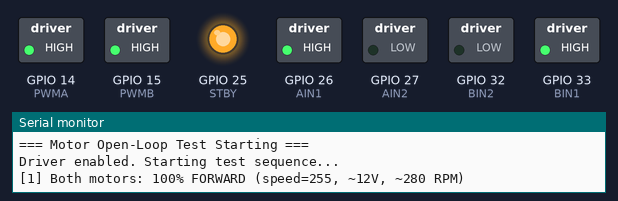
The program below on a simulated ESP32. Parts: switched loads named in the program (green lamp = pin HIGH), output pins drawn as LEDs (lit = HIGH), the last lines printed to the serial monitor.

Above: at 0.1 s.
At 5.1 s:
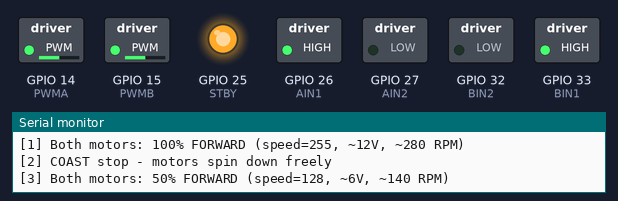
At 9.1 s:
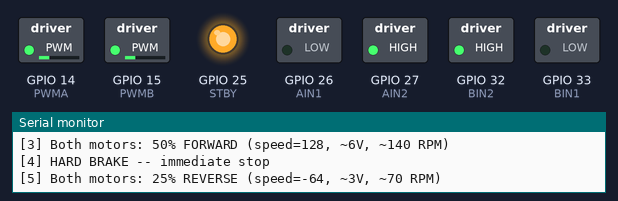
At 16.14 s:
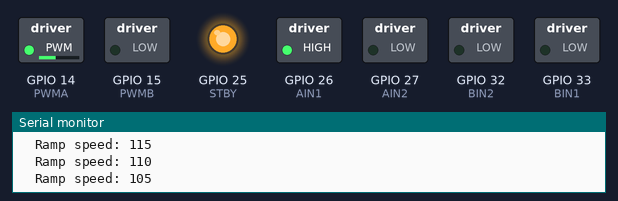
At 23.3 s:
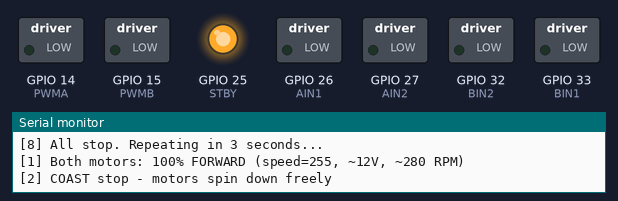
At 37.5 s:
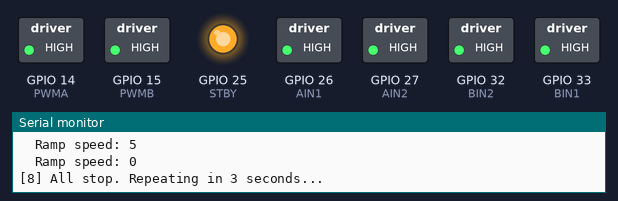
Timing chart, 0 to 39.0 s (numbered marks = the images above):
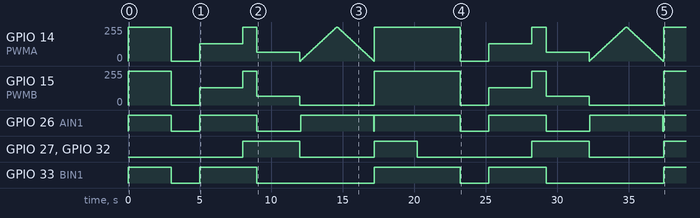

Measured:
- by itself, GPIO 26 (AIN1): LOW → HIGH at 0.01 s, → LOW 3.0 s later, → HIGH 2.0 s later, → LOW 4.0 s later, … (13 changes in this stretch)
- by itself, GPIO 27 (AIN2), GPIO 32 (BIN2): goes HIGH 4.0 s, LOW 5.2 s, HIGH 3.0 s, LOW 8.0 s, HIGH 4.0 s, LOW 5.2 s, then HIGH
- by itself, GPIO 33 (BIN1): LOW → HIGH at 0.01 s, → LOW 3.0 s later, → HIGH 2.0 s later, → LOW 4.0 s later, … (9 changes in this stretch)
- by itself, GPIO 15 (PWMB): 0/255 → 255/255 at 0.01 s, → 0/255 3.0 s later, → 128/255 2.0 s later, → 255/255 3.0 s later, … (13 changes in this stretch)
- by itself, GPIO 14 (PWMA): 0/255 → 255/255 at 0.01 s, → 0/255 3.0 s later, → 128/255 2.0 s later, → 255/255 3.0 s later, … (217 changes in this stretch)

The program:

main.cpp
```cpp
#include <Arduino.h>

// ═══════════════════════════════════════════════════════════════
// OPEN-LOOP DC MOTOR SPEED CONTROL
// Hardware: ESP32 DevKit C V2 + Pololu TB6612FNG + GA23-370 12V 280RPM
// ═══════════════════════════════════════════════════════════════

// ── Pin definitions ─────────────────────────────────────────────
#define STBY  25   // TB6612FNG Standby — HIGH = driver enabled
#define AIN1  26   // Motor A direction bit 1
#define AIN2  27   // Motor A direction bit 2
#define PWMA  14   // Motor A PWM speed signal
#define BIN1  33   // Motor B direction bit 1
#define BIN2  32   // Motor B direction bit 2
#define PWMB  15   // Motor B PWM speed signal

// ── PWM configuration ───────────────────────────────────────────
#define PWM_FREQ  20000  // 20 kHz — above human hearing, quiet operation
#define PWM_RES   8      // 8-bit → duty values 0 (0%) to 255 (100%)
#define CH_A      0      // LEDC hardware channel 0 → Motor A
#define CH_B      1      // LEDC hardware channel 1 → Motor B

// ── setup() runs ONCE on power-on or reset ──────────────────────
void setup() {
  Serial.begin(115200);
  Serial.println("=== Motor Open-Loop Test Starting ===");

  // Configure direction and standby pins as digital outputs
  // This ensures the physical pin is driven, not just the internal register
  pinMode(STBY, OUTPUT);
  pinMode(AIN1, OUTPUT);
  pinMode(AIN2, OUTPUT);
  pinMode(BIN1, OUTPUT);
  pinMode(BIN2, OUTPUT);
  pinMode(PWMA, OUTPUT);
  pinMode(PWMB, OUTPUT);

  // Initialise PWM channels (ESP32 Arduino v2.x API)
  ledcSetup(CH_A, PWM_FREQ, PWM_RES);  // Channel 0: 20kHz, 8-bit
  ledcSetup(CH_B, PWM_FREQ, PWM_RES);  // Channel 1: 20kHz, 8-bit
  ledcAttachPin(PWMA, CH_A);           // GPIO14 → Channel 0
  ledcAttachPin(PWMB, CH_B);           // GPIO15 → Channel 1

  // Enable the TB6612FNG driver
  // If STBY is LOW, no motor will move regardless of other signals
  digitalWrite(STBY, HIGH);

  Serial.println("Driver enabled. Starting test sequence...");
}

// ── driveMotor() — central control function ─────────────────────
// Parameters:
//   motorNum : 'A' or 'B'
//   speed    : integer from -255 (full reverse) to +255 (full forward)
//              0 = coast (motor spins freely, no braking)
// Approximate motor speed mapping (open-loop estimate):
//   speed=255 → ~12V average  → ~280 RPM (no-load, full speed)
//   speed=128 → ~6V average   → ~140 RPM
//   speed=64  → ~3V average   → ~70 RPM
//   speed=0   → 0V            → 0 RPM (coast)
void driveMotor(char motorNum, int speed) {
  int in1, in2, ch;

  // Select the correct set of pins for the requested motor
  if (motorNum == 'A') {
    in1 = AIN1; in2 = AIN2; ch = CH_A;
  } else {
    in1 = BIN1; in2 = BIN2; ch = CH_B;
  }

  // Clamp speed to valid range — prevents accidental overflow
  speed = constrain(speed, -255, 255);

  if (speed > 0) {
    // FORWARD: IN1=HIGH, IN2=LOW
    digitalWrite(in1, HIGH);
    digitalWrite(in2, LOW);
    ledcWrite(ch, speed);       // Write duty to PWM channel

  } else if (speed < 0) {
    // REVERSE: IN1=LOW, IN2=HIGH, duty = absolute value
    digitalWrite(in1, LOW);
    digitalWrite(in2, HIGH);
    ledcWrite(ch, -speed);      // -(-200) = 200, always positive

  } else {
    // COAST (stop): both direction pins LOW, PWM = 0
    // Motor spins down freely — no electrical braking
    digitalWrite(in1, LOW);
    digitalWrite(in2, LOW);
    ledcWrite(ch, 0);
  }
}

// ── brakeMotor() — hard electrical stop ─────────────────────────
// IN1=HIGH, IN2=HIGH → TB6612FNG applies short-circuit brake
// Motor stops quickly. Use instead of driveMotor(x, 0) when fast stopping is needed.
void brakeMotor(char motorNum) {
  int in1, in2, ch;
  if (motorNum == 'A') { in1 = AIN1; in2 = AIN2; ch = CH_A; }
  else                  { in1 = BIN1; in2 = BIN2; ch = CH_B; }
  digitalWrite(in1, HIGH);
  digitalWrite(in2, HIGH);
  ledcWrite(ch, 255);  // Full PWM with both HIGH = brake mode
}

// ── loop() runs FOREVER after setup() ───────────────────────────
void loop() {

  // ── Test 1: Full speed forward ─────────────────────────────
  Serial.println("[1] Both motors: 100% FORWARD (speed=255, ~12V, ~280 RPM)");
  driveMotor('A', 255);
  driveMotor('B', 255);
  delay(3000);  // Run for 3 seconds

  // ── Test 2: Coast to stop ──────────────────────────────────
  Serial.println("[2] COAST stop - motors spin down freely");
  driveMotor('A', 0);
  driveMotor('B', 0);
  delay(2000);

  // ── Test 3: Half speed forward ─────────────────────────────
  Serial.println("[3] Both motors: 50% FORWARD (speed=128, ~6V, ~140 RPM)");
  driveMotor('A', 128);
  driveMotor('B', 128);
  delay(3000);

  // ── Test 4: Hard brake ──────────────────────────────────────
  Serial.println("[4] HARD BRAKE -- immediate stop");
  brakeMotor('A');
  brakeMotor('B');
  delay(1000);

  // ── Test 5: Quarter speed reverse ──────────────────────────
  Serial.println("[5] Both motors: 25% REVERSE (speed=-64, ~3V, ~70 RPM)");
  driveMotor('A', -64);
  driveMotor('B', -64);
  delay(3000);

  // ── Test 6: Ramp up Motor A slowly ─────────────────────────
  // A for-loop counts spd from 0 up to 255 in steps of 5
  // Each step: set that speed, wait 50ms, then move to next step
  // Total: 51 steps × 50ms = 2.55 seconds to reach full speed
  Serial.println("[6] Motor A RAMP UP: 0 → 255 over 2.5 seconds");
  driveMotor('B', 0);
  for (int spd = 0; spd <= 255; spd += 5) {
    driveMotor('A', spd);
    Serial.print("  Ramp speed: "); Serial.println(spd);
    delay(50);  // 50ms per step × 51 steps = ~2.55 seconds total
  }

  // ── Test 7: Ramp down Motor A slowly ───────────────────────
  Serial.println("[7] Motor A RAMP DOWN: 255 → 0");
  for (int spd = 255; spd >= 0; spd -= 5) {
    driveMotor('A', spd);
    Serial.print("  Ramp speed: "); Serial.println(spd);
    delay(50);
  }

  // ── Final stop before repeating ────────────────────────────
  Serial.println("[8] All stop. Repeating in 3 seconds...\n");
  brakeMotor('A');
  brakeMotor('B');
  delay(3000);
}
```
